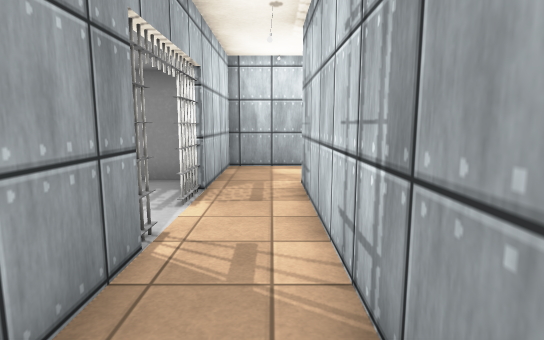
[1] (above)

18 first-person views from a walk through a Unity game level. The camera is 1.3 m above the floor, tilts 8° down and sees 80° across. The floor is counted in squares, 1 m on a side. Each view is taken from the middle of a square. On the plan, view 1 faces up. The plan holds only what a view shows up to about 14 squares ahead; the rest is blank. The place goes on beyond the plan. The player is left out. Door leaves are left out, so doorways stand open. Some surface patterns are stand-ins.

[2]
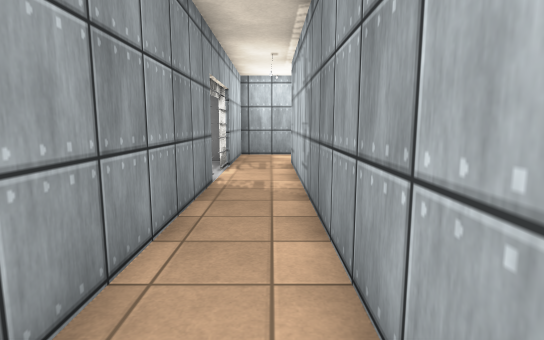

[3]
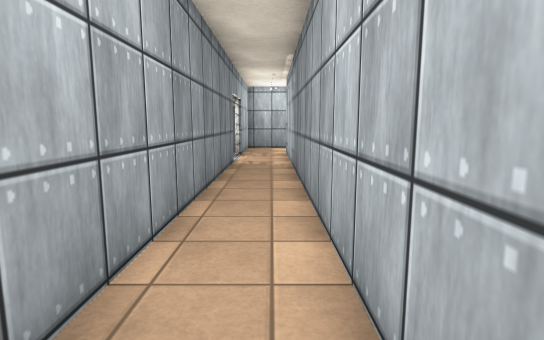

[4]
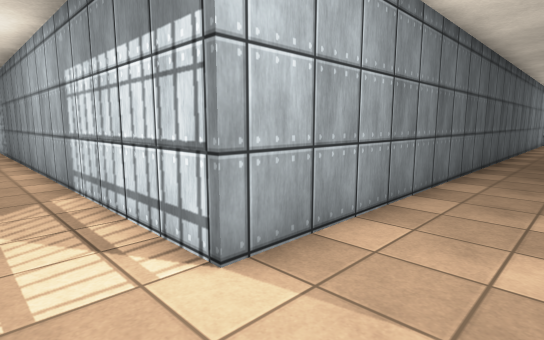

[5]
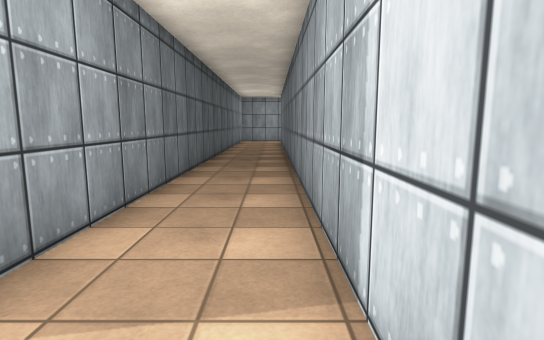

[6]
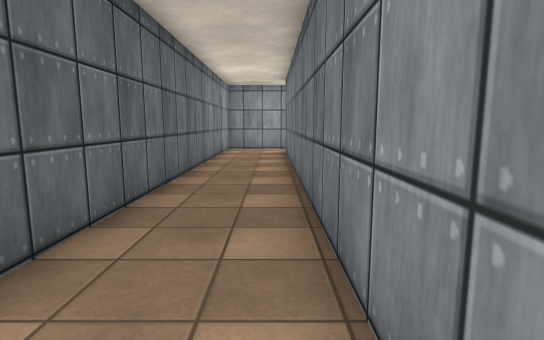

[7]
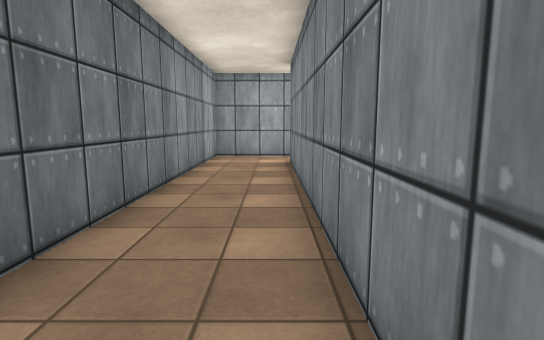

[8]
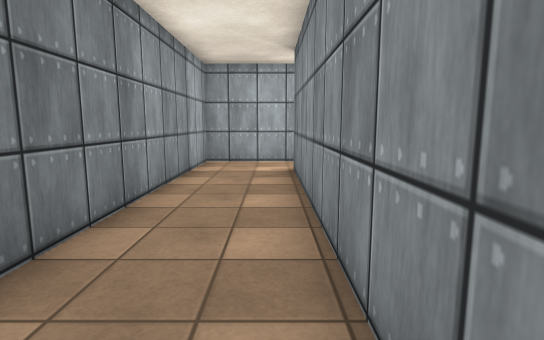

[9]
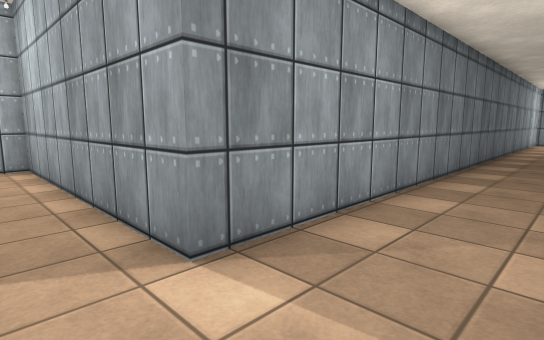

[10]
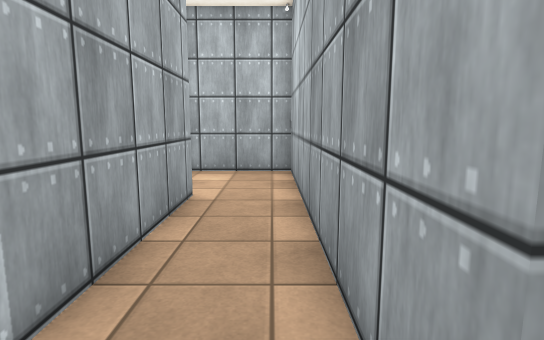

[11]
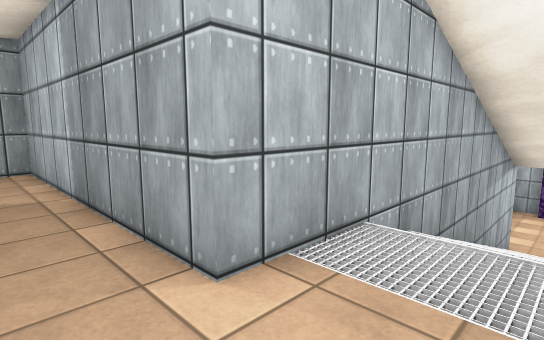

[12]
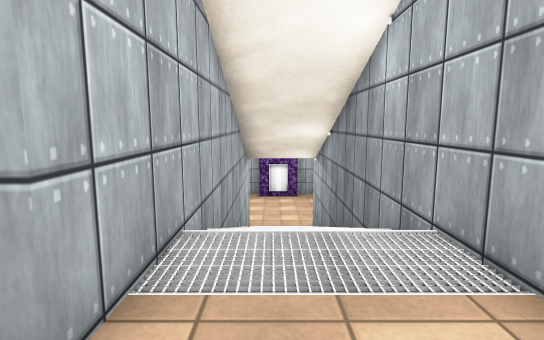

[13]
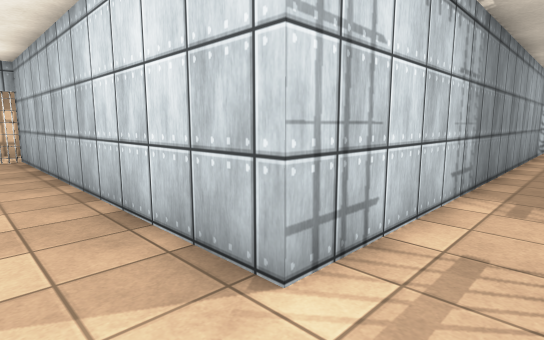

[14]
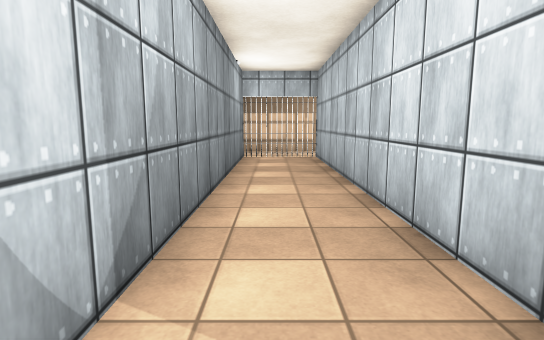

[15]
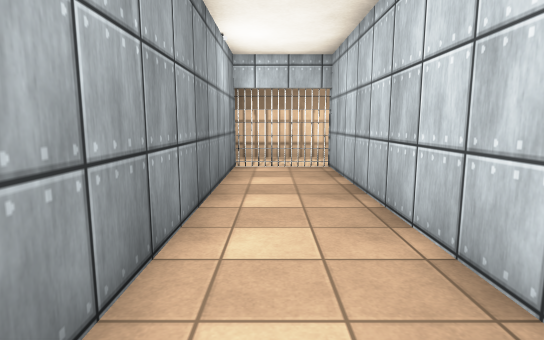

[16]
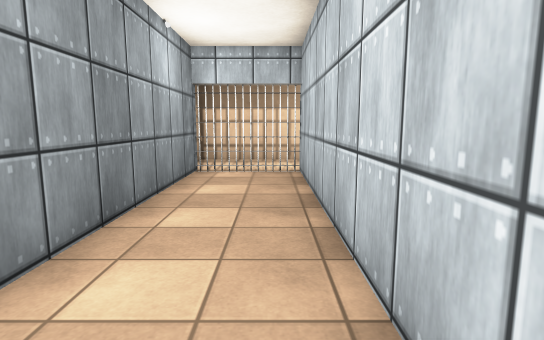

[17]
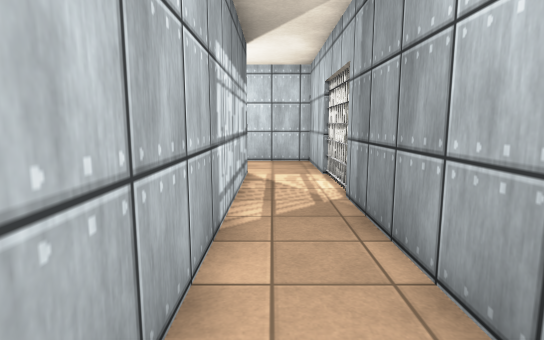

[18]
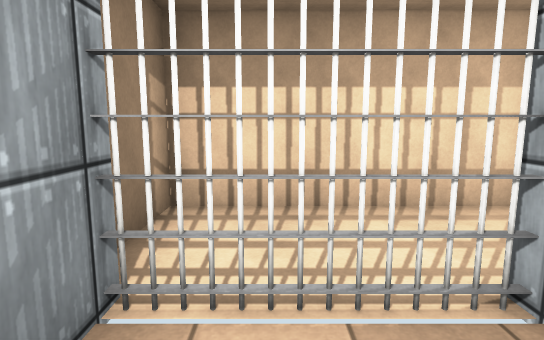

### Floor plan
Key: @ floor where view 1 was taken; # wall or solid block; x gap in a wall; . main floor; - floor 2 m lower than the main floor; / step, stairs or slope; D open door.
Columns run from 3 left of view 1 to 32 right of it. Each row starts with its distance up from view 1.
 11                 ####
 10  ################..#
  9  #..............#..#
  8  #..............#..#
  7  #..#############..#
  6  ##.#            ..#
  5  #D.#              #
  4  DD.#
  3  #..#
  2  #..#
  1  #..#
  0  #.@#
 -1  #..#
 -2  #..#
 -3  #..#
 -4  #..#
 -5  #..#
 -6  #..#
 -7  #..#
 -8  #..#
 -9  #..#
-10  x..#
-11  #..#
-12  #..#########################
-13  #..........................#
-14  #..........................#
-15 ##..........................#
-16  #########################..#
-17                          #..#
-18                          #..#
-19                          #..#
-20                          #..#
-21                          #..########
-22                          #.../// /-
-23                          #.../// /-
-24                          ###########

Where each view was taken, in squares from view 1:
view 1: 0 up, 0 right, facing up
view 2: 4 down, 0 right, facing up
view 3: 8 down, 0 right, facing up
view 4: 15 down, 1 left, facing up-right
view 5: 15 down, 1 left, facing right
view 6: 15 down, 7 right, facing right
view 7: 15 down, 11 right, facing right
view 8: 15 down, 13 right, facing right
view 9: 13 down, 24 right, facing down-left
view 10: 15 down, 23 right, facing down
view 11: 23 down, 23 right, facing up-right
view 12: 22 down, 23 right, facing right
view 13: 9 up, 1 left, facing down-right
view 14: 9 up, 0 right, facing right
view 15: 9 up, 3 right, facing right
view 16: 8 up, 4 right, facing right
view 17: 4 down, 0 right, facing down
view 18: 9 up, 11 right, facing right
